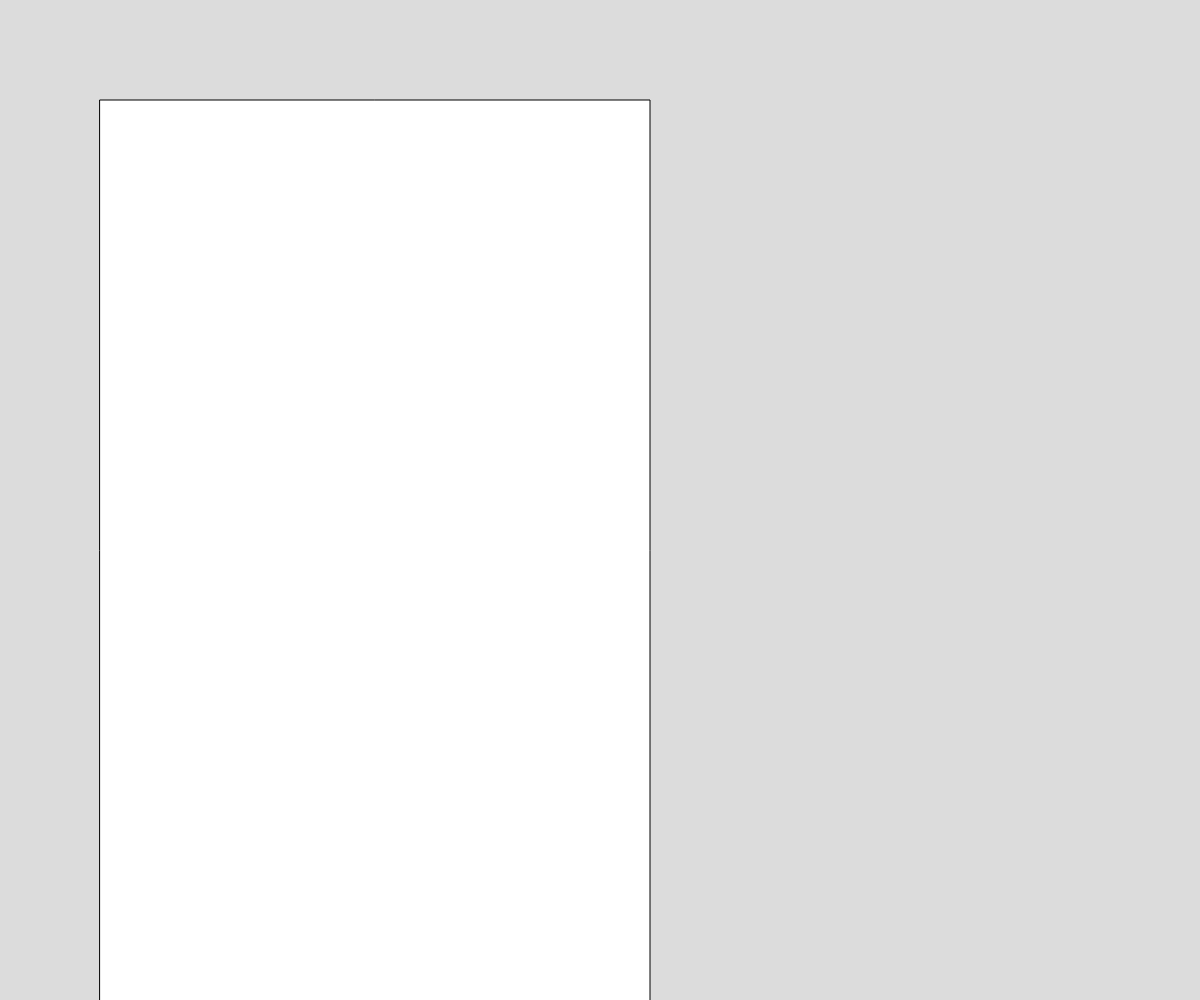
Frame 1 (no input)
Frame 60 (no input): identical to frame 1, image omitted
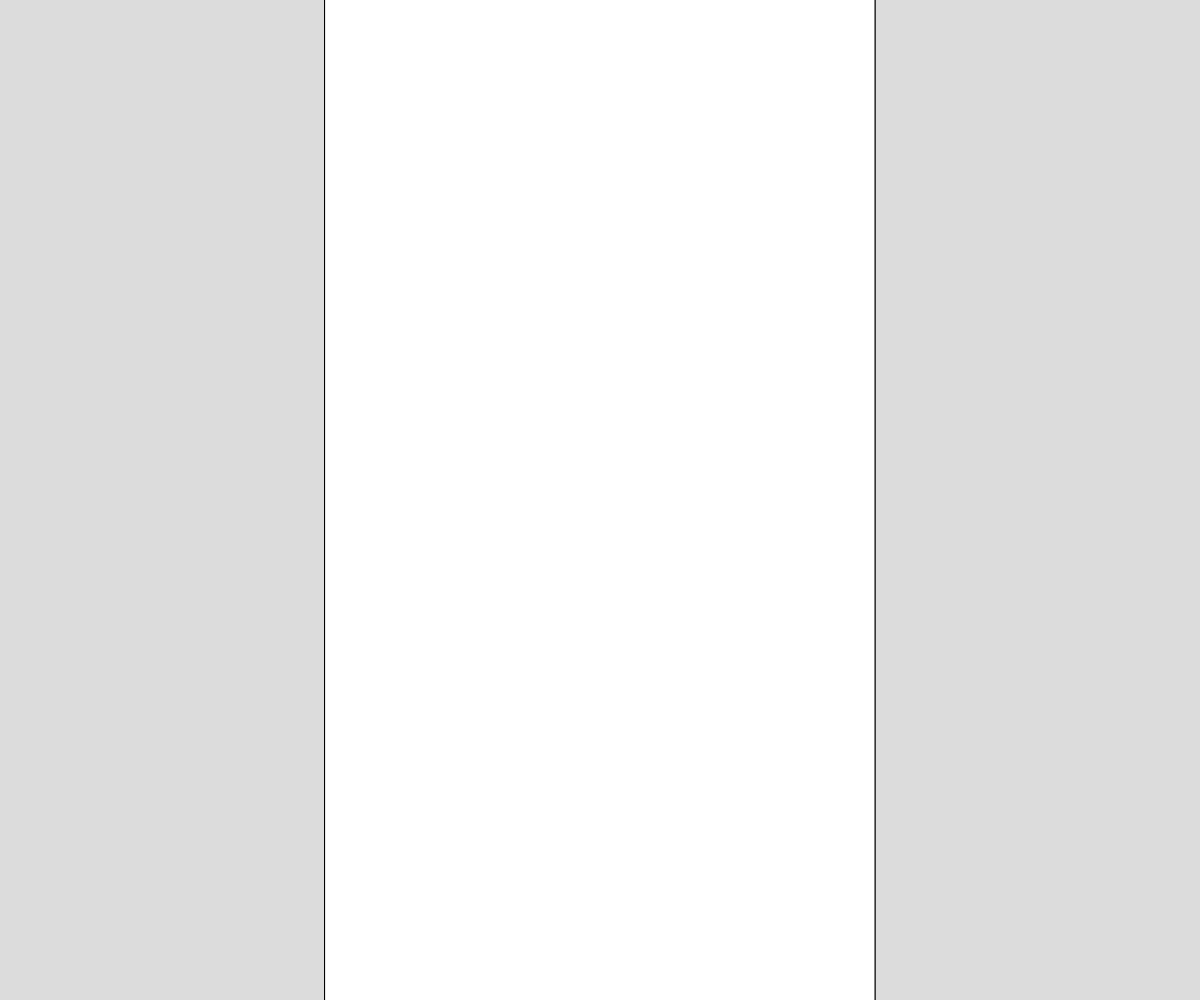
Frame 120 (the mouse pressed at the canvas centre since frame 60)

The p5.js sketch that drew these frames (run headless with seeded random() and noise() and a simulated clock; from frame 60 on, the mouse is pressed at the canvas centre):

// p5.js sketch
// ── sketch.js
// Project Title
// Your Name
// Date
//
// Extra for Experts:
// - describe what you did to take this project "above and beyond"

let x=100
let y=100
let momentume=0
function setup() {
  createCanvas(windowWidth, windowHeight);
  
}

function draw() {
  background(220);
  movingsquare(1110,550)
  
}

function movingsquare(h,w){
  rect(x,y,w,h)
  console.log(momentume)  
  
  if(y===height-h){
    momentume=0
  }
  else if(mouseIsPressed && mouseinrect(h,w)===true){
    x=mouseX-(w/2)
    y=mouseY-(h/2)
    rect(x,y,w,h)
    momentume=0
  }
  else if(y+h<height){
    momentume +=1
    y+=momentume

  }
  

}
function mouseinrect(h,w){
  if((mouseX>x && mouseX<x+w)&&(mouseY>y && mouseY<y+h)){
    return true
  }
  else{
    return false
  }

}
